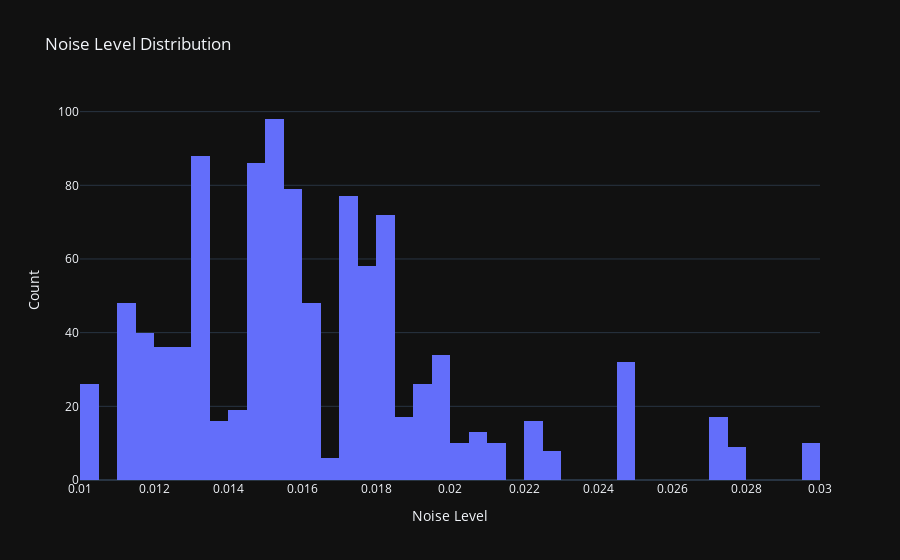

The notebook cell this image was saved under:
### Code cell
#Plot a histogram of the noise levels using plotly
fig = go.Figure()
fig.add_trace(go.Histogram(x=experiment_df['noise_level'], nbinsx=50))
fig.update_layout(title='Noise Level Distribution', xaxis_title='Noise Level', yaxis_title='Count')
#Makee the plot dark
fig.update_layout(template='plotly_dark')
fig.show()

### Figure 1 — Plotly figure (JSON) as saved in the notebook; plotly's stock layout.template omitted (floating-point values rounded to 4 significant figures; data arrays with more than 128 entries replaced by an {"elided": "..."} marker saying what was removed)
{"data": [{"nbinsx": 50, "type": "histogram", "x": {"elided": "1035 float values"}}], "layout": {"title": {"text": "Noise Level Distribution"}, "xaxis": {"title": {"text": "Noise Level"}}, "yaxis": {"title": {"text": "Count"}}}}
